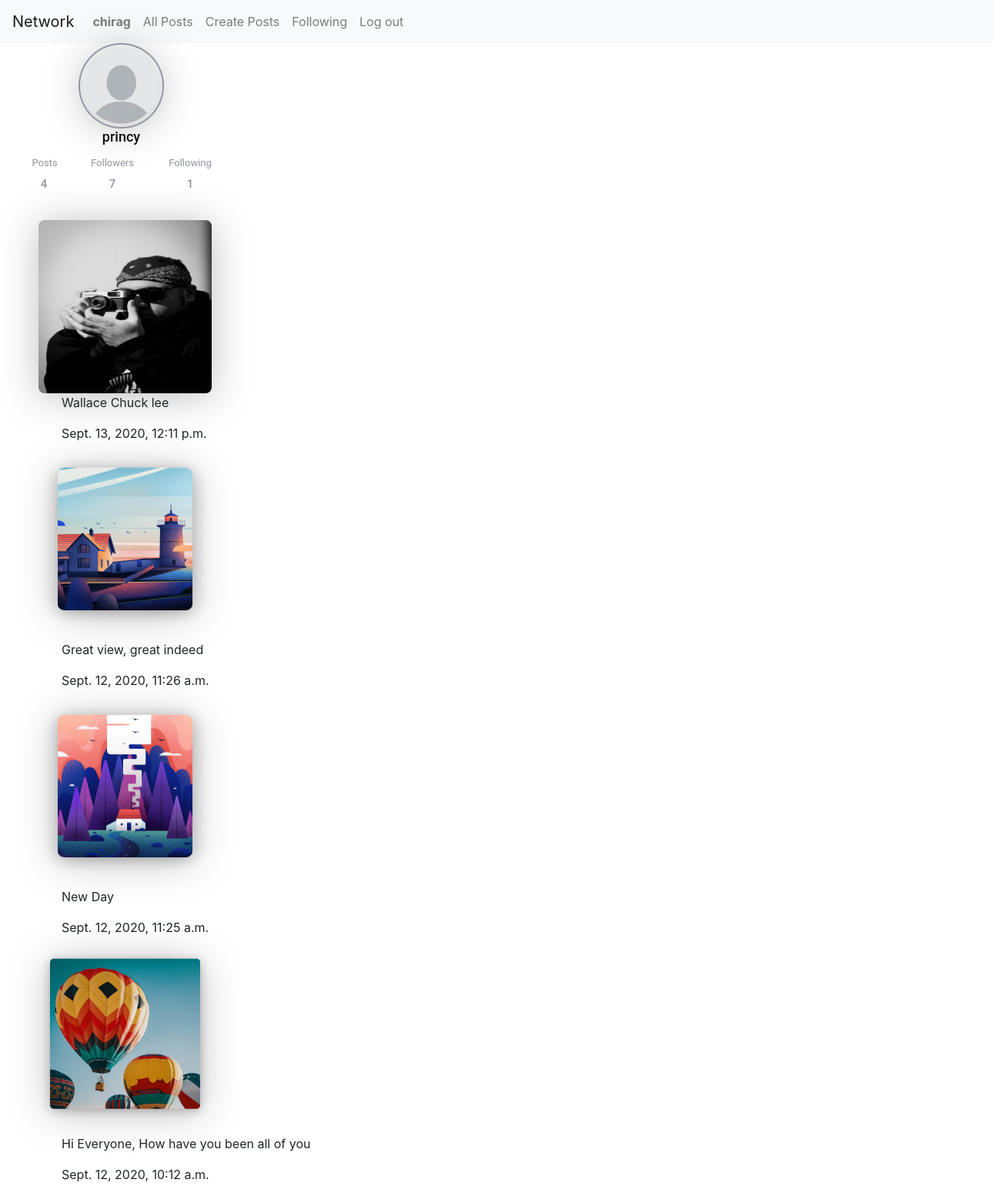
The app's page /main/princy/ (signed in) with its own data.
### network/models.py (models this page shows, shortened)
class User(AbstractUser):
    pass

class Post(models.Model):
    post_owner= models.ForeignKey(User,related_name='post_by', on_delete=models.CASCADE)
    post_image=models.ImageField(null=True,blank=True)
    post_content=models.CharField(max_length=200, blank=True, null=True)
    timestamp=models.DateTimeField(auto_now_add=True)
    @property
    def imageURL(self):
        try:
            url=self.post_image.url
        except:
            url=''
        return url
    def __str__(self):
        return self.post_content

### network/views.py (the view)
# urls.py: path("main/<str:username>/",views.mainprofile,name="profileFromNavigation"),
def mainprofile(request,username):
    followers=UserProfile.objects.all()
    posts=Post.objects.all()
    posts=posts.order_by("-timestamp").all()
    PostBox=[]
    for post in posts:
        if str(post.post_owner)==username:
            PostBox.append(post)
    i=0
    j=0
    print(type(username))
    for f in followers:
        if str(f.follower)==username:
            print(type(f.follower))
            i+=1
    for g in followers:
        if str(g.following)==username:
            j+=1
    print(PostBox)
    postcount=len(PostBox)
    print(postcount)
    context={'follower':followers,'i':i,'j':j,'username':username,'posts':PostBox,'loggedinuser':loggedinuser,'postcount':postcount}
    return render(request,"network/profile.html",context)

### network/templates/network/profile.html (shortened to what this page needs)
{% extends "network/layout.html" %}
{% load static %}
{% block body %}
<img id="profile-image" src="{% static 'images/profile.png' %}" alt="">
<p id="username">{{username}}</p>
<p id="posts">Posts</p>
<p id="followers">Followers</p>
<p id="following">Following</p>
<p id="followers-count">{{j}}</p>
<p id="following-count">{{i}}</p>
<p id="posts-count">{{postcount}}</p>
<br>
<br>
   {% for post in posts %}
   <img id="post-image-profile" src="{{post.imageURL}}" alt="">
   <p id="post-content-profile">{{post.post_content}}</p>
   <p id="post-time">{{post.timestamp}}<p>
  {% endfor %}
{% endblock %}

### network/templates/network/layout.html (shortened to what this page needs)
{% load static %}
<!DOCTYPE html>
<html lang="en">
    <head>
        <link rel="stylesheet" href="https://stackpath.bootstrapcdn.com/bootstrap/4.4.1/css/bootstrap.min.css">
        <link href="{% static 'network/styles.css' %}" rel="stylesheet">
    </head>
    <body>
        <nav class="navbar navbar-expand-lg navbar-light bg-light">
            <a class="navbar-brand" href="{% url 'index' %}">Network</a>
            <div>
              <ul class="navbar-nav mr-auto">
                {% if user.is_authenticated %}
                    <li class="nav-item">
                        <a class="nav-link" href="{% url 'profileFromNavigation' user.username %}"><strong>{{ user.username }}</strong></a>
                    </li>
                {% endif %}
                <li class="nav-item">
                  <a class="nav-link" href="{% url 'index' %}">All Posts</a>
                </li>
                <li class="nav-item">
                  <a class="nav-link" href="{% url 'create' %}">Create Posts</a>
                </li>
                {% if user.is_authenticated %}
                    <li class="nav-item">
                        <a class="nav-link" href="{% url 'followingPeoplePost' %}">Following</a>
                    </li>
                    <li class="nav-item">
                        <a class="nav-link" href="{% url 'logout' %}">Log out</a>
                    </li>
                {% endif %}
              </ul>
            </div>
          </nav>
        <div class="body">
            {% block body %}
            {% endblock %}
        </div>
    </body>
</html>

### network/static/network/styles.css (style rules this page uses)
#profile-image { position: relative; width: 111px; height: 111px; left: 102px; filter: drop-shadow(0px 4px 25px rgba(0, 0, 0, 0.25)); border-radius: 8px; }
#username { position: relative; width: 101px; height: 21px; left: 107px; font-family: Roboto; font-style: normal; font-weight: 500; font-size: 18px; line-height: 21px; text-align: center; color: #0f0d0d; }
#posts { position: absolute; width: 34px; height: 15px; left: 41px; font-family: Roboto; font-style: normal; font-weight: normal; font-size: 13px; line-height: 15px; text-align: center; color: #92949F; }
#followers { position: absolute; width: 56px; height: 15px; left: 118px; font-family: Roboto; font-style: normal; font-weight: normal; font-size: 13px; line-height: 15px; text-align: center; color: #92949F; }
#following { position: absolute; width: 56px; height: 15px; left: 219px; font-family: Roboto; font-style: normal; font-weight: normal; font-size: 13px; line-height: 15px; text-align: center; color: #92949F; }
#followers-count { position: absolute; width: 26px; height: 18px; top: 230px; left: 133px; font-family: Roboto; font-style: normal; font-weight: 500; font-size: 15px; line-height: 18px; text-align: center; color: #92949F; }
#following-count { position: absolute; width: 26px; height: 18px; left: 234px; top: 230px; font-family: Roboto; font-style: normal; font-weight: 500; font-size: 15px; line-height: 18px; text-align: center; color: #92949F; }
#posts-count { position: relative; width: 18px; height: 18px; left: 48px; top: 26px; font-family: Roboto; font-style: normal; font-weight: 500; font-size: 15px; line-height: 18px; text-align: center; color: #92949F; }
#post-time { position: relative; left:80px; font-size: 16px; }
#post-image-profile { position: relative; width: 225px; height: 225px; left: 50px; filter: drop-shadow(0px 4px 25px rgba(0, 0, 0, 0.25)); border-radius: 8px; }
#post-content-profile { position: relative; left: 80px; font-size: 16px; }

### records on screen
User: username "chirag"
User: username "princy"
Post: imageURL (picture), post_content "Wallace Chuck lee", timestamp "Sept. 13, 2020, 12:11 p.m."
Post: imageURL (picture), post_content "Great view, great indeed", timestamp "Sept. 12, 2020, 11:26 a.m."
Post: imageURL (picture), post_content "New Day", timestamp "Sept. 12, 2020, 11:25 a.m."
Post: imageURL (picture), post_content "Hi Everyone, How have you been all of you", timestamp "Sept. 12, 2020, 10:12 a.m."

### other values on screen
{{ j }} "7"
{{ i }} "1"
{{ postcount }} "4"
